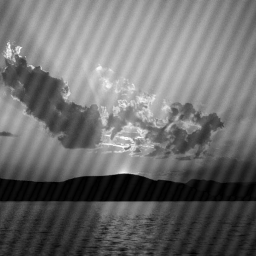
#> input picture lab_2/sunset3.bmp, 256 x 256 px
$ python ex_3.py
#> lines starting #> are read from the running program, lines starting #| are printed output that depends on the picture
import cv2
import numpy as np
from matplotlib import pyplot as plt


img = cv2.imread('sunset3.bmp',0)
#> img is the input picture: shape (256, 256); min 0, max 255, mean 109.5
f = np.fft.fft2(img)
f[8][18] = 0
f[248][238] = 0
fshift = np.fft.fftshift(f)
magnitude_spectrum = (20 * np.log(np.abs(fshift)))
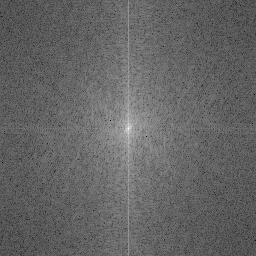
#> magnitude_spectrum: shape (256, 256) float64; 0% of the values are NaN or infinite; the others: min 21.26, max 315.7, mean 137.8; drawn with min black, max white, NaN and infinite black

plt.subplot(121),plt.imshow(img, cmap = 'gray')
plt.title('Input Image'), plt.xticks([]), plt.yticks([])
plt.subplot(122),plt.imshow(magnitude_spectrum, cmap = 'gray')
plt.title('Magnitude Spectrum'), plt.xticks([]), plt.yticks([])
plt.show()
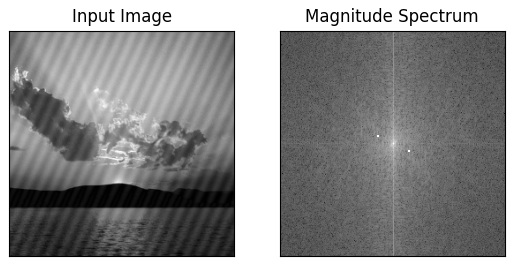
#> figure drawn by matplotlib, 2 panels


fi = np.float32(np.fft.ifft2(f))

plt.subplot(121),plt.imshow(img, cmap = 'gray')
plt.title('Input Image'), plt.xticks([]), plt.yticks([])
plt.subplot(122),plt.imshow(fi, cmap = 'gray')
plt.title('Magnitude Spectrum'), plt.xticks([]), plt.yticks([])
plt.show()
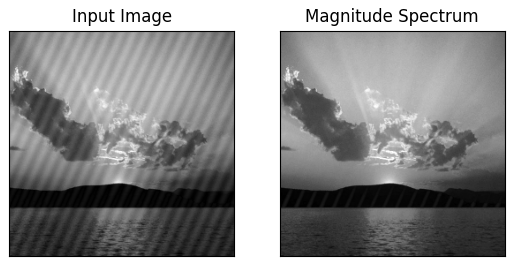
#> figure drawn by matplotlib, 2 panels
